Frame 1 (no input): blank canvas, image omitted
Frame 60 (the mouse pressed at the canvas centre just before this capture): blank canvas, image omitted
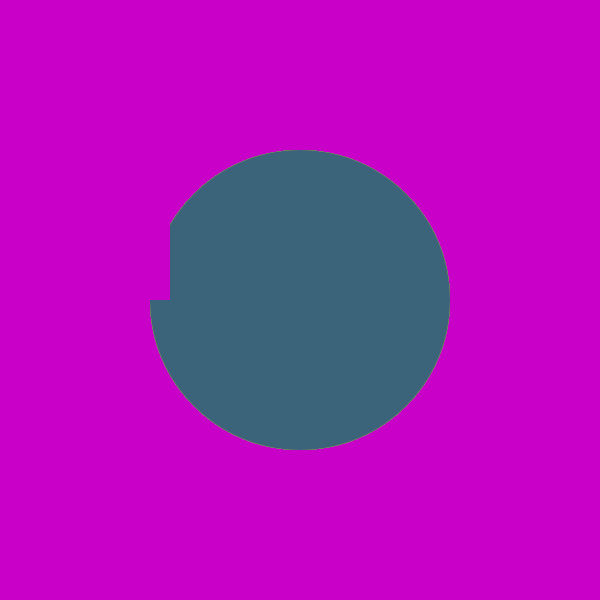
Frame 120 (the mouse held since frame 60 and released just before this capture)

The Processing sketch whose frames 1 and 60 were blank and that drew this single picture after the mouse press (run headless with seeded random() and noise(); from frame 60 on, the mouse is pressed at the canvas centre):

// Processing sketch: processing_67637
// ── processing_67637.pde

float square_x = 50;
float square_y = 50;

void setup() {
  size(600, 600);
  background(200, 0, 200);
  fill(150, 0, 250);
  smooth();
  rectMode(CENTER);
}
void draw() {
  fill(random(256), random(256), random(256));
  ellipse(mouseX, mouseY, mouseX, mouseY);
  noStroke();
  fill(200, 0, 200);
  rect(square_x, square_y, 100, 100);
  square_x = square_x + 10;
  if(square_x > width) {
    square_y = square_y + 100;
    square_x = 50;
  }
  if(square_y > height) {
    square_y = 50;
  }
}
